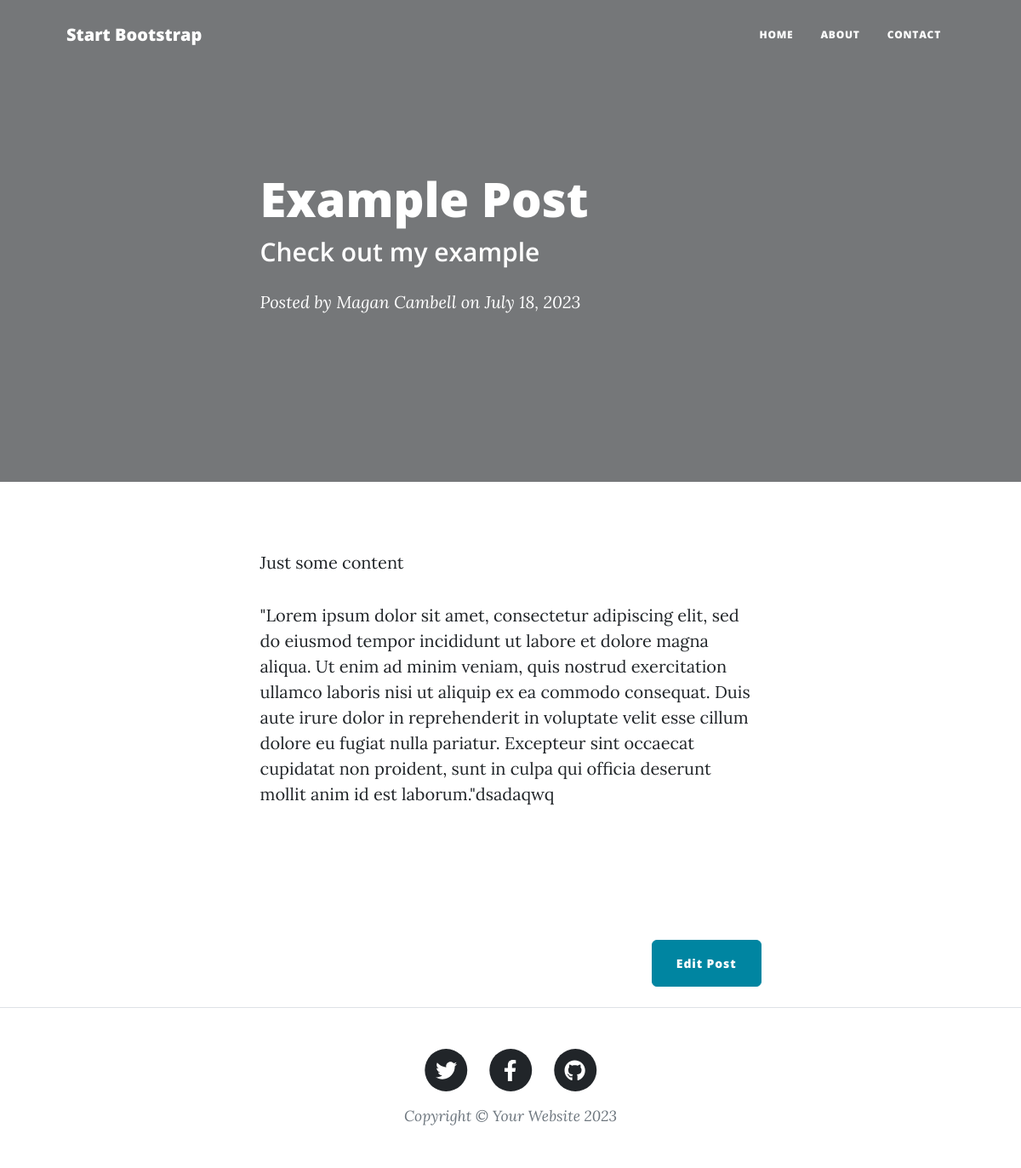
The page /1 on the database its author committed.
### main.py (models this page shows)
class BlogPost(db.Model):
    id = db.Column(db.Integer, primary_key=True)
    title = db.Column(db.String(250), unique=True, nullable=False)
    subtitle = db.Column(db.String(250), nullable=False)
    date = db.Column(db.String(250), nullable=False)
    body = db.Column(db.Text, nullable=False)
    author = db.Column(db.String(250), nullable=False)
    img_url = db.Column(db.String(250), nullable=False)

### main.py (the view)
@app.route('/<int:post_id>')
def show_post(post_id):
    requested_post = db.get_or_404(BlogPost, post_id)
    return render_template("post.html", post=requested_post)

### templates/post.html
{% include "header.html" %}
<header class="masthead" style="background-image: url('{{post.img_url}}')">
  <div class="container position-relative px-4 px-lg-5">
    <div class="row gx-4 gx-lg-5 justify-content-center">
      <div class="col-md-10 col-lg-8 col-xl-7">
        <div class="post-heading">
          <h1>{{ post.title }}</h1>
          <h2 class="subheading">{{ post.subtitle }}</h2>
          <span class="meta"
            >Posted by
            <a href="#">{{ post.author }}</a>
            on {{ post.date }}
          </span>
        </div>
      </div>
    </div>
  </div>
</header>
<article>
  <div class="container px-4 px-lg-5">
    <div class="row gx-4 gx-lg-5 justify-content-center">
      <div class="col-md-10 col-lg-8 col-xl-7">
        {{ post.body|safe }}
        <div class="d-flex justify-content-end mb-4">
          <a
            class="btn btn-primary float-right"
            href="{{ url_for('edit_post', post_id=post.id) }}"
            >Edit Post</a
          >
        </div>
      </div>
    </div>
  </div>
</article>
{% include "footer.html" %}

### templates/header.html (shortened to what this page needs)
<!DOCTYPE html>
<html lang="en">
  <head>
    {% block styles %}
    {{ bootstrap.load_css() }}
    <link
      href="{{ url_for('static', filename='css/styles.css') }}"
      rel="stylesheet"
    />
    {% endblock %}
  </head>
  <body>
    <nav class="navbar navbar-expand-lg navbar-light" id="mainNav">
      <div class="container px-4 px-lg-5">
        <a class="navbar-brand" href="/">Start Bootstrap</a>
        <div class="collapse navbar-collapse" id="navbarResponsive">
          <ul class="navbar-nav ms-auto py-4 py-lg-0">
            <li class="nav-item">
              <a
                class="nav-link px-lg-3 py-3 py-lg-4"
                href="{{ url_for('get_all_posts') }}"
                >Home</a
              >
            </li>
            <li class="nav-item">
              <a
                class="nav-link px-lg-3 py-3 py-lg-4"
                href="{{ url_for('about') }}"
                >About</a
              >
            </li>
            <li class="nav-item">
              <a
                class="nav-link px-lg-3 py-3 py-lg-4"
                href="{{ url_for('contact') }}"
                >Contact</a
              >
            </li>
          </ul>
        </div>
      </div>
    </nav>

### templates/footer.html (shortened to what this page needs)
        <footer class="border-top">
          <div class="container px-4 px-lg-5">
              <div class="row gx-4 gx-lg-5 justify-content-center">
                  <div class="col-md-10 col-lg-8 col-xl-7">
                      <ul class="list-inline text-center">
                          <li class="list-inline-item">
                              <a href="#!">
                                  <span class="fa-stack fa-lg">
                                      <i class="fas fa-circle fa-stack-2x"></i>
                                      <i class="fab fa-twitter fa-stack-1x fa-inverse"></i>
                                  </span>
                              </a>
                          </li>
                          <li class="list-inline-item">
                              <a href="#!">
                                  <span class="fa-stack fa-lg">
                                      <i class="fas fa-circle fa-stack-2x"></i>
                                      <i class="fab fa-facebook-f fa-stack-1x fa-inverse"></i>
                                  </span>
                              </a>
                          </li>
                          <li class="list-inline-item">
                              <a href="#!">
                                  <span class="fa-stack fa-lg">
                                      <i class="fas fa-circle fa-stack-2x"></i>
                                      <i class="fab fa-github fa-stack-1x fa-inverse"></i>
                                  </span>
                              </a>
                          </li>
                      </ul>
                      <div class="small text-center text-muted fst-italic">Copyright &copy; Your Website 2023</div>
                  </div>
              </div>
          </div>
      </footer>
  </body>
</html>

### rows shown on the page
BlogPost: title "Example Post", subtitle "Check out my example", author "Magan Cambell", date "July 18, 2023", body "Just some content \"Lorem ipsum dolor sit amet, consectetur adipiscing elit, sed do eiusmod tempor incididunt ut labore et dolore magna aliqua. Ut enim ad minim veniam, quis nostrud exercitation ullamco laboris nisi ut aliquip ex ea commodo consequat. Duis aute irure dolor in reprehenderit in voluptate velit esse cillum dolore eu fugiat nulla pariatur. Excepteur sint occaecat cupidatat non proident, sunt in culpa qui officia deserunt mollit anim id est laborum.\"dsadaqwq"
